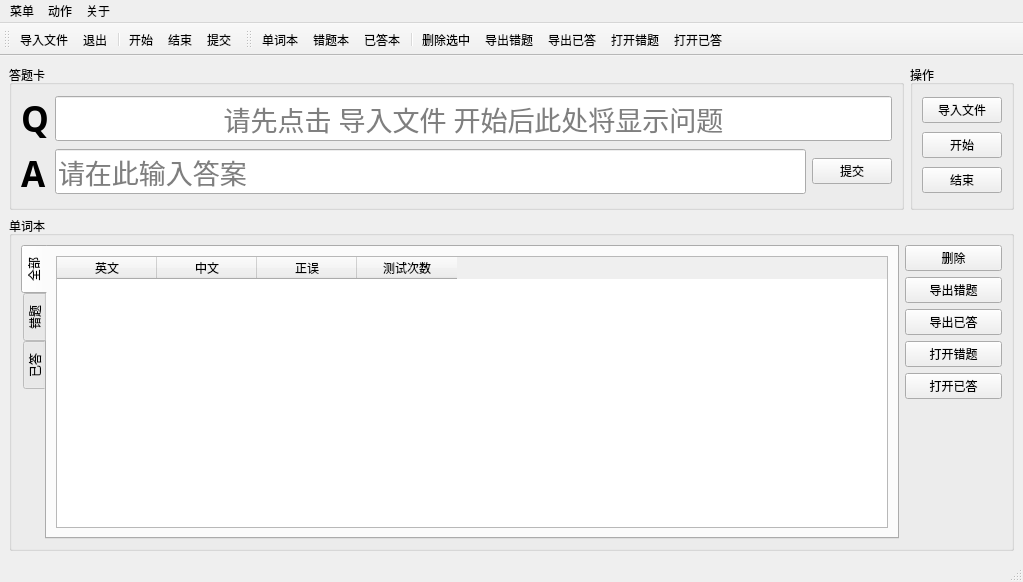
<?xml version="1.0" encoding="UTF-8"?>
<ui version="4.0">
 <class>MainWindow</class>
 <widget class="QMainWindow" name="MainWindow">
  <property name="geometry">
   <rect>
    <x>0</x>
    <y>0</y>
    <width>1023</width>
    <height>582</height>
   </rect>
  </property>
  <property name="windowTitle">
   <string>CET-6单词测试</string>
  </property>
  <widget class="QWidget" name="centralwidget">
   <layout class="QGridLayout" name="gridLayout_2">
    <item row="0" column="0">
     <layout class="QVBoxLayout" name="verticalLayout_5">
      <item>
       <layout class="QHBoxLayout" name="horizontalLayout_5" stretch="9,1">
        <item>
         <widget class="QGroupBox" name="groupBox_2">
          <property name="title">
           <string>答题卡</string>
          </property>
          <layout class="QGridLayout" name="gridLayout_6">
           <item row="0" column="0">
            <layout class="QHBoxLayout" name="horizontalLayout_3">
             <item>
              <layout class="QVBoxLayout" name="verticalLayout_6">
               <item>
                <widget class="QLabel" name="label_question">
                 <property name="font">
                  <font>
                   <family>等线</family>
                   <pointsize>26</pointsize>
                   <weight>75</weight>
                   <bold>true</bold>
                  </font>
                 </property>
                 <property name="text">
                  <string>Q</string>
                 </property>
                </widget>
               </item>
               <item>
                <widget class="QLabel" name="label_answer">
                 <property name="font">
                  <font>
                   <family>等线</family>
                   <pointsize>26</pointsize>
                   <weight>75</weight>
                   <bold>true</bold>
                  </font>
                 </property>
                 <property name="text">
                  <string>A</string>
                 </property>
                </widget>
               </item>
              </layout>
             </item>
             <item>
              <layout class="QVBoxLayout" name="verticalLayout_4">
               <item>
                <widget class="QLineEdit" name="lineEdit">
                 <property name="font">
                  <font>
                   <family>等线</family>
                   <pointsize>20</pointsize>
                   <weight>50</weight>
                   <bold>false</bold>
                  </font>
                 </property>
                 <property name="mouseTracking">
                  <bool>true</bool>
                 </property>
                 <property name="alignment">
                  <set>Qt::AlignCenter</set>
                 </property>
                 <property name="placeholderText">
                  <string>请先点击 导入文件 开始后此处将显示问题</string>
                 </property>
                </widget>
               </item>
               <item>
                <layout class="QHBoxLayout" name="horizontalLayout_2">
                 <item>
                  <widget class="QLineEdit" name="lineEdit_2">
                   <property name="font">
                    <font>
                     <family>等线</family>
                     <pointsize>20</pointsize>
                     <weight>50</weight>
                     <bold>false</bold>
                    </font>
                   </property>
                   <property name="alignment">
                    <set>Qt::AlignLeading|Qt::AlignLeft|Qt::AlignVCenter</set>
                   </property>
                   <property name="placeholderText">
                    <string>请在此输入答案</string>
                   </property>
                  </widget>
                 </item>
                 <item>
                  <widget class="QPushButton" name="pushButton_check">
                   <property name="text">
                    <string>提交</string>
                   </property>
                  </widget>
                 </item>
                </layout>
               </item>
              </layout>
             </item>
            </layout>
           </item>
          </layout>
         </widget>
        </item>
        <item>
         <widget class="QGroupBox" name="groupBox">
          <property name="title">
           <string>操作</string>
          </property>
          <layout class="QVBoxLayout" name="verticalLayout_3">
           <item>
            <widget class="QPushButton" name="pushButton_import">
             <property name="text">
              <string>导入文件</string>
             </property>
            </widget>
           </item>
           <item>
            <widget class="QPushButton" name="pushButton_start">
             <property name="text">
              <string>开始</string>
             </property>
            </widget>
           </item>
           <item>
            <widget class="QPushButton" name="pushButton_end">
             <property name="text">
              <string>结束</string>
             </property>
            </widget>
           </item>
          </layout>
         </widget>
        </item>
       </layout>
      </item>
      <item>
       <widget class="QGroupBox" name="groupBox_3">
        <property name="title">
         <string>单词本</string>
        </property>
        <layout class="QGridLayout" name="gridLayout">
         <item row="0" column="0">
          <layout class="QHBoxLayout" name="horizontalLayout" stretch="9,1">
           <item>
            <widget class="QTabWidget" name="tabWidgetWordpad">
             <property name="tabPosition">
              <enum>QTabWidget::West</enum>
             </property>
             <property name="currentIndex">
              <number>0</number>
             </property>
             <widget class="QWidget" name="tab_1">
              <attribute name="title">
               <string>全部</string>
              </attribute>
              <layout class="QGridLayout" name="gridLayout_3">
               <item row="0" column="0">
                <widget class="QTableWidget" name="tableWidget_1">
                 <column>
                  <property name="text">
                   <string>英文</string>
                  </property>
                 </column>
                 <column>
                  <property name="text">
                   <string>中文</string>
                  </property>
                 </column>
                 <column>
                  <property name="text">
                   <string>正误</string>
                  </property>
                 </column>
                 <column>
                  <property name="text">
                   <string>测试次数</string>
                  </property>
                 </column>
                </widget>
               </item>
              </layout>
             </widget>
             <widget class="QWidget" name="tab_2">
              <attribute name="title">
               <string>错题</string>
              </attribute>
              <layout class="QGridLayout" name="gridLayout_4">
               <item row="0" column="0">
                <widget class="QTableWidget" name="tableWidget_2">
                 <column>
                  <property name="text">
                   <string>英文</string>
                  </property>
                 </column>
                 <column>
                  <property name="text">
                   <string>中文</string>
                  </property>
                 </column>
                 <column>
                  <property name="text">
                   <string>正误</string>
                  </property>
                 </column>
                 <column>
                  <property name="text">
                   <string>测试次数</string>
                  </property>
                 </column>
                </widget>
               </item>
              </layout>
             </widget>
             <widget class="QWidget" name="tab_3">
              <attribute name="title">
               <string>已答</string>
              </attribute>
              <layout class="QGridLayout" name="gridLayout_5">
               <item row="0" column="0">
                <widget class="QTableWidget" name="tableWidget_3">
                 <column>
                  <property name="text">
                   <string>英文</string>
                  </property>
                 </column>
                 <column>
                  <property name="text">
                   <string>中文</string>
                  </property>
                 </column>
                 <column>
                  <property name="text">
                   <string>正误</string>
                  </property>
                 </column>
                 <column>
                  <property name="text">
                   <string>测试次数</string>
                  </property>
                 </column>
                </widget>
               </item>
              </layout>
             </widget>
            </widget>
           </item>
           <item>
            <layout class="QVBoxLayout" name="verticalLayout_2">
             <item>
              <layout class="QVBoxLayout" name="verticalLayout">
               <item>
                <widget class="QPushButton" name="pushButton_delete">
                 <property name="text">
                  <string>删除</string>
                 </property>
                </widget>
               </item>
               <item>
                <widget class="QPushButton" name="pushButton_export_1">
                 <property name="text">
                  <string>导出错题</string>
                 </property>
                </widget>
               </item>
               <item>
                <widget class="QPushButton" name="pushButton_export_2">
                 <property name="text">
                  <string>导出已答</string>
                 </property>
                </widget>
               </item>
               <item>
                <widget class="QPushButton" name="pushButton_importWrong">
                 <property name="text">
                  <string>打开错题</string>
                 </property>
                </widget>
               </item>
               <item>
                <widget class="QPushButton" name="pushButton_importDone">
                 <property name="text">
                  <string>打开已答</string>
                 </property>
                </widget>
               </item>
              </layout>
             </item>
             <item>
              <spacer name="verticalSpacer">
               <property name="orientation">
                <enum>Qt::Vertical</enum>
               </property>
               <property name="sizeHint" stdset="0">
                <size>
                 <width>20</width>
                 <height>40</height>
                </size>
               </property>
              </spacer>
             </item>
            </layout>
           </item>
          </layout>
         </item>
        </layout>
       </widget>
      </item>
     </layout>
    </item>
   </layout>
  </widget>
  <widget class="QMenuBar" name="menubar">
   <property name="geometry">
    <rect>
     <x>0</x>
     <y>0</y>
     <width>1023</width>
     <height>26</height>
    </rect>
   </property>
   <widget class="QMenu" name="menu">
    <property name="title">
     <string>菜单</string>
    </property>
    <addaction name="actionImport"/>
    <addaction name="separator"/>
    <addaction name="actionWordpad"/>
    <addaction name="actionWrongWords"/>
    <addaction name="actionDoneWords"/>
    <addaction name="separator"/>
    <addaction name="actionExit"/>
   </widget>
   <widget class="QMenu" name="menu_2">
    <property name="title">
     <string>关于</string>
    </property>
    <addaction name="actionAbout"/>
   </widget>
   <widget class="QMenu" name="menu_3">
    <property name="title">
     <string>动作</string>
    </property>
    <addaction name="actionStart"/>
    <addaction name="actionEnd"/>
    <addaction name="actionCheck"/>
    <addaction name="separator"/>
    <addaction name="actionExport"/>
    <addaction name="actionDone"/>
    <addaction name="actionDelete"/>
    <addaction name="actionClear"/>
    <addaction name="actionImportWrong"/>
    <addaction name="actionImportDone"/>
   </widget>
   <addaction name="menu"/>
   <addaction name="menu_3"/>
   <addaction name="menu_2"/>
  </widget>
  <widget class="QStatusBar" name="statusbar"/>
  <widget class="QToolBar" name="toolBar">
   <property name="windowTitle">
    <string>toolBar</string>
   </property>
   <attribute name="toolBarArea">
    <enum>TopToolBarArea</enum>
   </attribute>
   <attribute name="toolBarBreak">
    <bool>false</bool>
   </attribute>
   <addaction name="actionImport"/>
   <addaction name="actionExit"/>
   <addaction name="separator"/>
   <addaction name="actionStart"/>
   <addaction name="actionEnd"/>
   <addaction name="actionCheck"/>
  </widget>
  <widget class="QToolBar" name="toolBar_2">
   <property name="windowTitle">
    <string>toolBar_2</string>
   </property>
   <attribute name="toolBarArea">
    <enum>TopToolBarArea</enum>
   </attribute>
   <attribute name="toolBarBreak">
    <bool>false</bool>
   </attribute>
   <addaction name="actionWordpad"/>
   <addaction name="actionWrongWords"/>
   <addaction name="actionDoneWords"/>
   <addaction name="separator"/>
   <addaction name="actionDelete"/>
   <addaction name="actionExport"/>
   <addaction name="actionDone"/>
   <addaction name="actionImportWrong"/>
   <addaction name="actionImportDone"/>
  </widget>
  <action name="actionImport">
   <property name="icon">
    <iconset resource="res.qrc">
     <normaloff>:/icon/icon/import.ico</normaloff>:/icon/icon/import.ico</iconset>
   </property>
   <property name="text">
    <string>导入文件</string>
   </property>
  </action>
  <action name="actionStart">
   <property name="icon">
    <iconset resource="res.qrc">
     <normaloff>:/icon/icon/start.ico</normaloff>:/icon/icon/start.ico</iconset>
   </property>
   <property name="text">
    <string>开始</string>
   </property>
  </action>
  <action name="actionEnd">
   <property name="icon">
    <iconset resource="res.qrc">
     <normaloff>:/icon/icon/end.ico</normaloff>:/icon/icon/end.ico</iconset>
   </property>
   <property name="text">
    <string>结束</string>
   </property>
  </action>
  <action name="actionWrongWords">
   <property name="icon">
    <iconset resource="res.qrc">
     <normaloff>:/icon/icon/padWrong.ico</normaloff>:/icon/icon/padWrong.ico</iconset>
   </property>
   <property name="text">
    <string>错题本</string>
   </property>
  </action>
  <action name="actionWordpad">
   <property name="icon">
    <iconset resource="res.qrc">
     <normaloff>:/icon/icon/padAll.ico</normaloff>:/icon/icon/padAll.ico</iconset>
   </property>
   <property name="text">
    <string>单词本</string>
   </property>
  </action>
  <action name="actionClear">
   <property name="text">
    <string>清除错题记录</string>
   </property>
  </action>
  <action name="actionExport">
   <property name="icon">
    <iconset resource="res.qrc">
     <normaloff>:/icon/icon/exportWrong.ico</normaloff>:/icon/icon/exportWrong.ico</iconset>
   </property>
   <property name="text">
    <string>导出错题</string>
   </property>
  </action>
  <action name="actionDone">
   <property name="icon">
    <iconset resource="res.qrc">
     <normaloff>:/icon/icon/exportDone.ico</normaloff>:/icon/icon/exportDone.ico</iconset>
   </property>
   <property name="text">
    <string>导出已答</string>
   </property>
  </action>
  <action name="actionCheck">
   <property name="icon">
    <iconset resource="res.qrc">
     <normaloff>:/icon/icon/submit.ico</normaloff>:/icon/icon/submit.ico</iconset>
   </property>
   <property name="text">
    <string>提交</string>
   </property>
  </action>
  <action name="actionDelete">
   <property name="icon">
    <iconset resource="res.qrc">
     <normaloff>:/icon/icon/delete.ico</normaloff>:/icon/icon/delete.ico</iconset>
   </property>
   <property name="text">
    <string>删除选中</string>
   </property>
  </action>
  <action name="actionExit">
   <property name="icon">
    <iconset resource="res.qrc">
     <normaloff>:/icon/icon/exit.ico</normaloff>:/icon/icon/exit.ico</iconset>
   </property>
   <property name="text">
    <string>退出</string>
   </property>
  </action>
  <action name="actionDoneWords">
   <property name="icon">
    <iconset resource="res.qrc">
     <normaloff>:/icon/icon/padDone.ico</normaloff>:/icon/icon/padDone.ico</iconset>
   </property>
   <property name="text">
    <string>已答本</string>
   </property>
  </action>
  <action name="actionImportWrong">
   <property name="icon">
    <iconset resource="res.qrc">
     <normaloff>:/icon/icon/importWrong.ico</normaloff>:/icon/icon/importWrong.ico</iconset>
   </property>
   <property name="text">
    <string>打开错题</string>
   </property>
  </action>
  <action name="actionImportDone">
   <property name="icon">
    <iconset resource="res.qrc">
     <normaloff>:/icon/icon/importDone.ico</normaloff>:/icon/icon/importDone.ico</iconset>
   </property>
   <property name="text">
    <string>打开已答</string>
   </property>
  </action>
  <action name="actionAbout">
   <property name="icon">
    <iconset resource="res.qrc">
     <normaloff>:/icon/icon/about.ico</normaloff>:/icon/icon/about.ico</iconset>
   </property>
   <property name="text">
    <string>关于</string>
   </property>
  </action>
 </widget>
 <resources>
  <include location="res.qrc"/>
 </resources>
 <connections/>
</ui>
